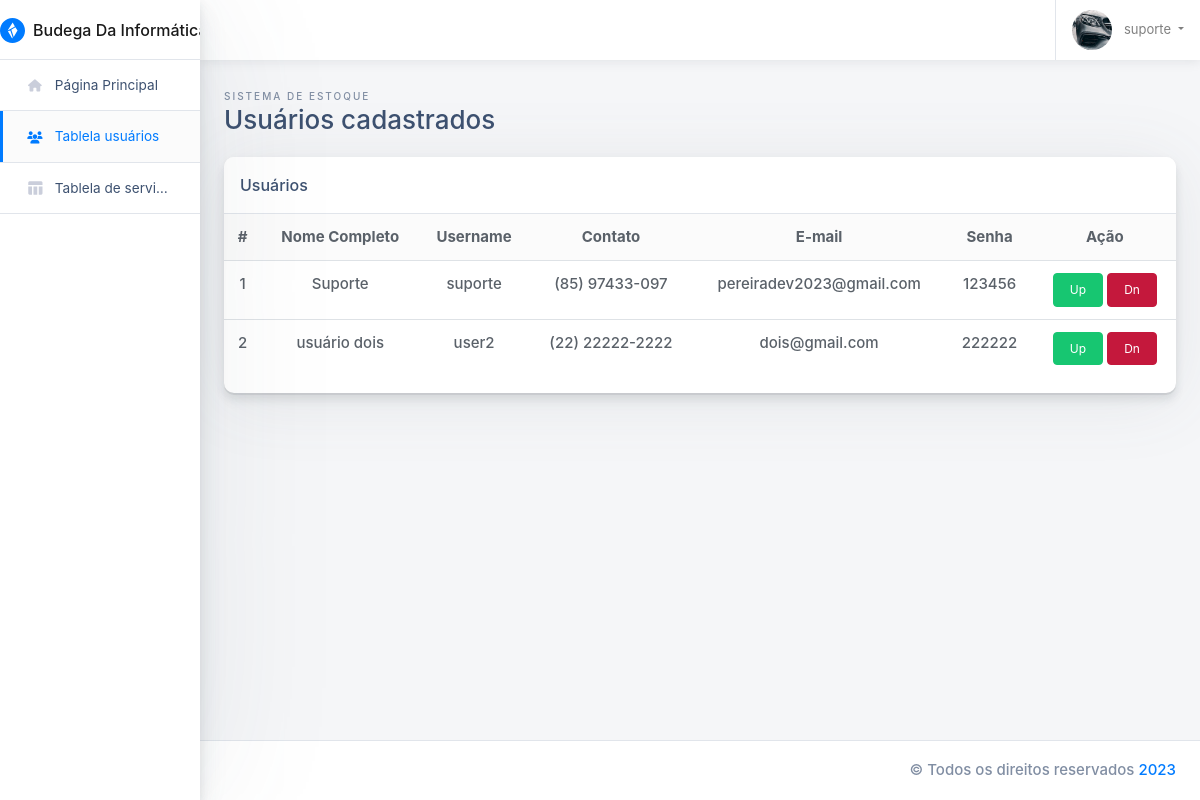
The app's page /users.php (signed in) with its own data.
### tables this page shows
CREATE TABLE `tbusers` (
  `idUser` int(100) NOT NULL,
  `nameUser` varchar(100) NOT NULL,
  `username` varchar(100) NOT NULL,
  `telUser` varchar(100) NOT NULL,
  `emailUser` varchar(100) NOT NULL,
  `passUser` varchar(100) NOT NULL
);

### users.php (the view, shortened to what this page needs)
<!doctype html>
<html class="no-js h-100" lang="pt-br">
  <head>
    <link href="https://use.fontawesome.com/releases/v5.0.6/css/all.css" rel="stylesheet">
    <link rel="stylesheet" href="https://stackpath.bootstrapcdn.com/bootstrap/4.1.3/css/bootstrap.min.css">
    <link rel="stylesheet" id="main-stylesheet" data-version="1.1.0" href="styles/shards-dashboards.1.1.0.min.css">
    <link rel="stylesheet" href="styles/extras.1.1.0.min.css">
  </head>
  <body class="h-100">
    <div class="container-fluid">
      <div class="row">
        <aside class="main-sidebar col-12 col-md-3 col-lg-2 px-0">
          <div class="main-navbar">
            <nav class="navbar align-items-stretch navbar-light bg-white flex-md-nowrap border-bottom p-0">
              <a class="navbar-brand w-100 mr-0" href="#" style="line-height: 25px;">
                <div class="d-table m-auto">
                  <img id="main-logo" class="d-inline-block align-top mr-1" style="max-width: 25px;" src="images/shards-dashboards-logo.svg" alt="Shards Dashboard">
                  <span class="d-none d-md-inline ml-1">Budega Da Informática </span>
                </div>
              </a>
            </nav>
          </div>
          <div class="nav-wrapper">
            <ul class="nav flex-column">
              <li class="nav-item">
                <a class="nav-link " href="home.php">
                  <i class="fa-sharp fa-solid fa-house"></i>
                  <span>Página Principal</span>
                </a>
              </li>
              <li class="nav-item">
                <a class="nav-link active" href="users.php">
                <i class="fa-sharp fa-solid fa-users"></i>
                  <span>Tablela usuários</span>
                </a>
              </li>
              <li class="nav-item">
                <a class="nav-link" href="tables.php">
                  <i class="material-icons">table_chart</i>
                  <span>Tablela de serviços</span>
                </a>
              </li>
            </ul>
          </div>
        </aside>
        <main class="main-content col-lg-10 col-md-9 col-sm-12 p-0 offset-lg-2 offset-md-3">
          <div class="main-navbar sticky-top bg-white">
            <nav class="navbar align-items-stretch navbar-light flex-md-nowrap p-0">
              <div class="main-navbar__search w-100 d-none d-md-flex d-lg-flex">
              </div>
              <ul class="navbar-nav border-left flex-row ">
                <li class="nav-item dropdown">
                  <a class="nav-link dropdown-toggle text-nowrap px-3" data-toggle="dropdown" href="#" role="button" aria-haspopup="true" aria-expanded="false">
                    <img class="user-avatar rounded-circle mr-2" src="images/avatars/1.jpg" alt="User Avatar">
                    <span class="d-none d-md-inline-block"><?php echo $_SESSION['username'];?></span>
                  </a>
                </li>
              </ul>
            </nav>
          </div>
          <div class="main-content-container container-fluid px-4">
            <div class="page-header row no-gutters py-4">
              <div class="col-12 col-sm-4 text-center text-sm-left mb-0">
                <span class="text-uppercase page-subtitle">Sistema de estoque</span>
                <h3 class="page-title">Usuários cadastrados</h3>
              </div>
            </div>
            <div class="row">
              <div class="col">
                <div class="card card-small mb-4">
                  <div class="card-header border-bottom">
                    <h6 class="m-0">Usuários</h6>
                  </div>
                  <div class="card-body p-0 pb-3 text-center">
                    <table class="table mb-0">
                      <thead class="bg-light">
                        <tr>
                          <th scope="col" class="border-0">#</th>
                          <th scope="col" class="border-0">Nome Completo</th>
                          <th scope="col" class="border-0">Username</th>
                          <th scope="col" class="border-0">Contato</th>
                          <th scope="col" class="border-0">E-mail</th>
                          <th scope="col" class="border-0">Senha</th>
                          <th scope="col" class="border-0">Ação</th>
                        </tr>
                      </thead>
                      <tbody>
                      <?php
                            include_once('config/conexao.php');
                            $select = "SELECT * FROM tbusers ORDER BY idUser";
                            try{
                              $resultado = $conect->prepare($select);
                              $resultado->execute();
                              $contar = $resultado->rowCount();
                              if($contar > 0){
                                while($show = $resultado->FETCH(PDO::FETCH_OBJ)){
                            ?>
                        <tr>
                          <td><?php echo $show->idUser;?></td>
                          <td><?php echo $show->nameUser;?></td>
                          <td><?php echo $show->username;?></td>
                          <td><?php echo $show->telUser;?></td>
                          <td><?php echo $show->emailUser;?></td>
                          <td><?php echo $show->passUser;?></td>
                          <td>
                            <a href="user-profile-lite.php?id=<?php echo $show->idUser;?>" class="btn btn-success">Up</a>
                            <a href="config/delete-user.php?idDel=<?php echo $show->idUser;?>" title="Remover" class="btn btn-danger">Dn</a>
                          </td>
                        </tr>
                        <?php
                          }
                        }else{
                          echo '<div class="alert alert-danger" role="alert">
                                  <strong>OPS não há registros no momento, verifique sua tabela!</strong>
                                </div>';
                        }
                      }catch (PDOException $e){
                        echo "<p>ERRO DE PDO = </p>".$e->getMessage();
                      }
                    ?>
                      </tbody>
                    </table>
                  </div>
                </div>
              </div>
            </div>
          </div>
          <footer class="main-footer d-flex p-2 px-3 bg-white border-top">
            <span class="copyright ml-auto my-auto mr-2">© Todos os direitos reservados
              <a href="#" rel="nofollow">2023</a>
            </span>
          </footer>
        </main>
      </div>
    </div>
  </body>
</html>

### records on screen
tbusers: idUser "1", nameUser "Suporte", username "suporte", telUser "(85) 97433-097", emailUser "pereiradev2023@gmail.com", passUser "123456"
tbusers: idUser "2", nameUser "usuário dois", username "user2", telUser "(22) 22222-2222", emailUser "dois@gmail.com", passUser "222222"

### other values on screen
$_SESSION['username'] "suporte"
